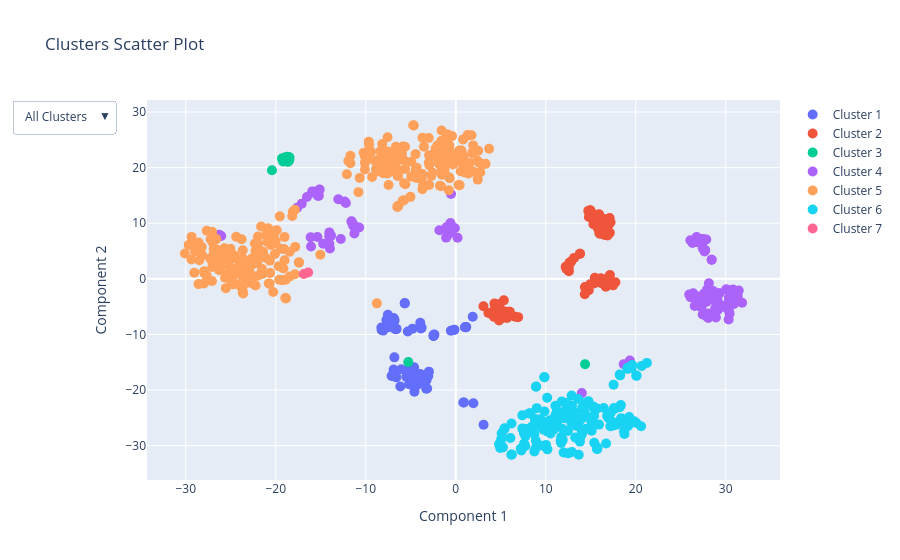

The notebook cell saved with this chart:
### Code cell
fig

### Figure 1 — Plotly figure (JSON) as saved in the notebook; plotly's stock layout.template omitted (floating-point values rounded to 4 significant figures; data arrays with more than 128 entries replaced by an {"elided": "..."} marker saying what was removed)
{"data": [{"hoverinfo": "text", "hovertemplate": "%{text}<extra></extra>", "marker": {"size": 10}, "mode": "markers", "name": "Cluster 1", "text": {"elided": "74x2 str values"}, "type": "scatter", "x": [-5.662, -5.671, 3.089, -6.822, -4.12, -3.796, -3.052, -4.199, 0.8368, -5.065, -0.5442, -7.545, -6.887, -6.914, -7.329, -3.255, -2.435, -4.593, -3.39, 1.885, -4.856, -6.723, -3.956, 1.021, -7.472, 1.956, -4.221, -3.179, -5.196, -3.946, -2.449, -7.138, -2.986, -3.754, -0.2281, -8.268, -6.9, -4.677, -5.334, 1.148, -6.156, -5.134, -8.236, -6.796, 1.156, -3.792, -6.601, -5.064, -6.917, -5.489, -6.811, -0.1429, -2.465, -4.635, -3.878, -2.373, -4.803, -3.427, -3.284, -5.184, -2.467, -6.624, 1.048, -4.285, -4.184, -4.835, -6.041, -7.711, -7.023, -7.13, -8.069, -6.58, -4.23, 0.9104], "y": [-4.361, -4.445, -26.25, -14.12, -18.44, -17.33, -17.45, -17.51, -22.23, -17.42, -9.326, -6.446, -7.107, -7.108, -6.975, -18.22, -10.18, -20.29, -17.35, -6.824, -18.52, -9.061, -17.12, -8.695, -8.696, -22.38, -18.71, -19.72, -18.96, -7.886, -10.07, -8.067, -16.69, -17.92, -9.189, -8.767, -16.29, -16.25, -9.462, -8.684, -19.37, -16.12, -9.19, -7.471, -8.654, -8.813, -17.72, -18.59, -16.86, -17.63, -17.11, -9.169, -10.27, -15.89, -8.93, -10.01, -8.955, -18.79, -19.76, -16.72, -10.29, -9.047, -8.709, -19.07, -17.4, -17.88, -16.26, -7.414, -17.43, -17.47, -9.307, -8.992, -17.9, -22.22]}, {"hoverinfo": "text", "hovertemplate": "%{text}<extra></extra>", "marker": {"size": 10}, "mode": "markers", "name": "Cluster 2", "text": {"elided": "87x2 str values"}, "type": "scatter", "x": [5.342, 17.1, 15.93, 17.12, 14.91, 15.97, 14.73, 14.9, 15.3, 15.28, 15.24, 15.74, 17.2, 15.56, 14.79, 14.99, 15.78, 15.05, 16.83, 16.8, 17.14, 16.52, 16.18, 16.88, 17.04, 15.93, 16.49, 15.82, 15.45, 4.262, 12.4, 14.93, 3.628, 4.91, 16.3, 12.46, 13.81, 12.31, 14.78, 6.609, 16.54, 4.311, 5.018, 4.993, 5.167, 5.926, 17.74, 15.95, 16.97, 4.812, 12.57, 5.315, 4.248, 4.69, 6.015, 16.68, 14.41, 15.91, 16.36, 3.079, 12.63, 16.28, 16.13, 14.36, 16.16, 4.622, 6.929, 5.608, 15.37, 13.8, 4.018, 16.98, 17.49, 12.56, 13.16, 4.293, 5.707, 16.54, 12.22, 4.84, 5.302, 14.34, 12.79, 16.04, 12.82, 4.822, 4.689], "y": [-3.868, 10.94, 9.27, 8.291, 12.33, 10.19, 12.22, 11.39, 9.809, 11.55, 10.82, 10.19, 10.18, 10.13, 11.13, 12.3, 9.166, 11.94, 10.28, 8.808, 0.7002, 9.829, 10.04, 7.808, 9.815, 11.61, 10.78, 10.88, 0.1954, -6.84, 1.758, -0.9862, -6.144, -5.891, -0.6688, 2.14, 4.499, 1.787, -2.037, -6.813, 7.889, -5.529, -6.252, -6.96, -5.688, -5.928, -0.6106, 8.243, 0.2859, -7.497, 1.365, -6.978, -6.705, -4.552, -5.941, -1.421, -1.464, -0.4848, -0.4155, -4.916, 2.895, -0.7716, 0.09539, -1.517, -0.7468, -5.431, -6.887, -5.907, -0.8362, 4.515, -6.073, -0.1914, -1.175, 2.094, 3.768, -4.454, -7.042, -1.058, 2.186, -5.022, -6.659, -2.786, 3.046, 8.092, 3.109, -6.663, -6.238]}, {"hoverinfo": "text", "hovertemplate": "%{text}<extra></extra>", "marker": {"size": 10}, "mode": "markers", "name": "Cluster 3", "text": [["/", "SYM"], ["août", "NOUN"], ["avril", "NOUN"], ["décembre", "NOUN"], ["environ", "ADV"], ["février", "NOUN"], ["janvier", "NOUN"], ["juillet", "NOUN"], ["juin", "NOUN"], ["mai", "NOUN"], ["mars", "NOUN"], ["octobre", "NOUN"], ["rubrique", "NOUN"], ["septembre", "NOUN"]], "type": "scatter", "x": [14.37, -18.51, -18.58, -19.13, -5.273, -19.31, -18.72, -18.48, -18.72, -19.09, -18.5, -18.99, -20.43, -19.19], "y": [-15.36, 21.59, 21.09, 21.19, -14.98, 21.63, 21.96, 21.87, 21.08, 21.7, 21.4, 21.84, 19.54, 21.1]}, {"hoverinfo": "text", "hovertemplate": "%{text}<extra></extra>", "marker": {"size": 10}, "mode": "markers", "name": "Cluster 4", "text": {"elided": "118x2 str values"}, "type": "scatter", "x": [-15.81, 26.31, 26.88, 27.56, 26.77, 26.07, 27.01, 27.3, 26.83, 26.87, 27.28, 27.49, 27.84, 27.65, -0.4673, -0.521, -1.031, 27.72, -1.818, 28.43, -0.5837, 27.45, -26.31, -0.5656, -1.033, -0.5867, 28.44, -14.05, -0.1003, -0.8525, -0.7936, -13.86, -11.43, -0.6758, -11.29, -1.072, 28.61, -16.09, 26.54, -15.3, 26.56, -11.3, 30.32, -14.05, 30.88, 25.94, 30.64, 14.01, -12.21, -13.06, 29.33, -11.27, -10.73, 27.45, 28.19, -12.35, 28.83, 19.35, 27.56, -17.62, -15.38, 26.95, 26.39, 28.02, 28.95, 30.06, 30.35, -11.57, 29.04, 27.3, -15.95, -15.18, -15.12, -17.12, -15.91, 27.92, -15.22, -0.5238, 29.1, 29.23, 28.21, 30.33, -12.78, 28.42, 28.97, -16.13, 31.45, 29.87, 30.58, 27.09, -14.74, 27.89, -14.06, 30.33, 30.81, 28.26, 30.62, 28.13, 27.36, 27.85, 28.9, 28.91, 29.14, -11.59, -26.07, 31.82, 28.83, 18.66, 28.47, 31.34, -13.98, -14.09, 26.09, -16.54, 0.2002, 28.06, 29.73, 30.44], "y": [15.49, 6.446, 6.897, 6.853, 7.527, 6.95, 6.638, 6.727, 6.981, 6.57, 7.144, 7.186, 7.087, 4.921, 9.403, 9.503, 9.067, 5.186, 8.753, 3.444, 9.15, 5.503, 7.933, 8.386, 9.258, 10.04, 3.426, 8.356, 9.087, 7.939, 9.294, 7.766, 9.649, 9.392, 9.362, 7.418, -2.19, 5.809, -3.539, 14.93, -4.893, 9.639, -4.314, 6.258, -4.542, -2.831, -4.315, -20.55, 13.65, 14.31, -2.58, 8.168, 9.246, -6.428, -3.759, 13.92, -3.312, -14.7, -2.672, 12.77, 7.526, -3.214, -2.606, -6.224, -3.111, -1.859, -3.408, 10.27, -3.868, -5.149, 15.72, 16.01, 16.05, 13.5, 15.66, -1.908, 14.95, 15.25, -3.894, -2.606, -1.928, -5.654, 7.165, -2.927, -4.461, 7.477, -2.105, -4.82, -2.118, -4.66, 6.327, -4.115, 7.68, -7.3, -1.905, -3.065, -2.336, -0.797, -3.987, -6.701, -5.602, -6.938, -5.554, 10.35, 7.692, -4.308, -5.362, -15.34, -2.485, -3.078, 5.446, 6.29, -3.296, 14.71, 7.378, -7.024, -5.029, -6.262]}, {"hoverinfo": "text", "hovertemplate": "%{text}<extra></extra>", "marker": {"size": 10}, "mode": "markers", "name": "Cluster 5", "text": {"elided": "278x2 str values"}, "type": "scatter", "x": {"elided": "278 float values"}, "y": {"elided": "278 float values"}}, {"hoverinfo": "text", "hovertemplate": "%{text}<extra></extra>", "marker": {"size": 10}, "mode": "markers", "name": "Cluster 6", "text": {"elided": "148x2 str values"}, "type": "scatter", "x": {"elided": "148 float values"}, "y": {"elided": "148 float values"}}, {"hoverinfo": "text", "hovertemplate": "%{text}<extra></extra>", "marker": {"size": 10}, "mode": "markers", "name": "Cluster 7", "text": [["catégorie", "NOUN"], ["référence", "NOUN"]], "type": "scatter", "x": [-16.89, -16.4], "y": [0.8768, 1.149]}], "layout": {"title": {"text": "Clusters Scatter Plot"}, "updatemenus": [{"buttons": [{"args": [{"visible": [true, true, true, true, true, true, true]}, {"title": "All Clusters"}], "label": "All Clusters", "method": "update"}, {"args": [{"visible": [true, false, false, false, false, false, false]}, {"title": "Cluster 1"}], "label": "Cluster 1", "method": "update"}, {"args": [{"visible": [false, true, false, false, false, false, false]}, {"title": "Cluster 2"}], "label": "Cluster 2", "method": "update"}, {"args": [{"visible": [false, false, true, false, false, false, false]}, {"title": "Cluster 3"}], "label": "Cluster 3", "method": "update"}, {"args": [{"visible": [false, false, false, true, false, false, false]}, {"title": "Cluster 4"}], "label": "Cluster 4", "method": "update"}, {"args": [{"visible": [false, false, false, false, true, false, false]}, {"title": "Cluster 5"}], "label": "Cluster 5", "method": "update"}, {"args": [{"visible": [false, false, false, false, false, true, false]}, {"title": "Cluster 6"}], "label": "Cluster 6", "method": "update"}, {"args": [{"visible": [false, false, false, false, false, false, true]}, {"title": "Cluster 7"}], "label": "Cluster 7", "method": "update"}], "direction": "down", "showactive": true}], "xaxis": {"title": {"text": "Component 1"}}, "yaxis": {"title": {"text": "Component 2"}}}}
